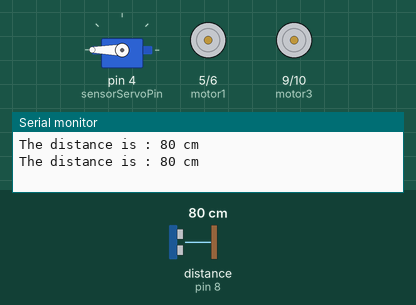
Bench run of a sketch on a simulated Arduino Uno, built with avr-gcc and run on an emulated ATmega328P. On the bench: servo, motor-driver pin pairs drawn as motors (green arrow = first pin HIGH = forward, orange = second pin HIGH = backward, longer = more drive), the last lines printed to the serial monitor. Wiring (inferred from the names in the program): ultrasonic range finder: trigger pin 7; echo pin 8. The test bench sets the inputs (shaded band); at power-on: distance to the obstacle (sensor on pin 8) 80 cm. The echo pulse lasts 58.3 µs per cm.

Above: at 3.4 s.
3.5 s: distance to the obstacle (sensor on pin 8) set to 63 cm
7.0 s: distance to the obstacle (sensor on pin 8) set to 58 cm
At 8.4 s:
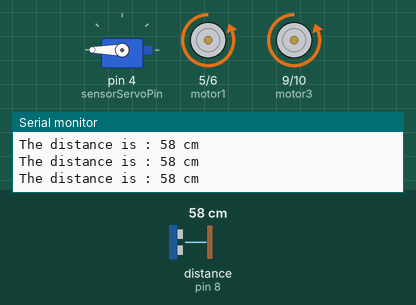
8.7 s: distance to the obstacle (sensor on pin 8) set to 46 cm
10.2 s: distance to the obstacle (sensor on pin 8) set to 35 cm
At 11.2 s:
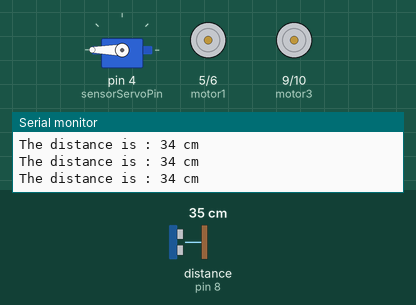
11.7 s: distance to the obstacle (sensor on pin 8) set to 2 cm
At 12.7 s:
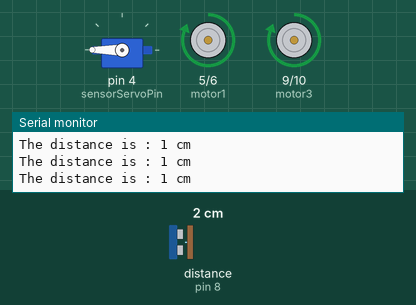
13.4 s: distance to the obstacle (sensor on pin 8) set to 60 cm
At 14.5 s:
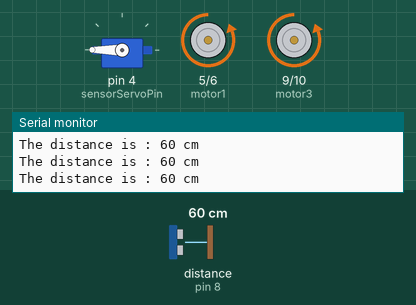
Timing chart, 0 to 15.9 s (numbered marks = the images above; inputs shaded):
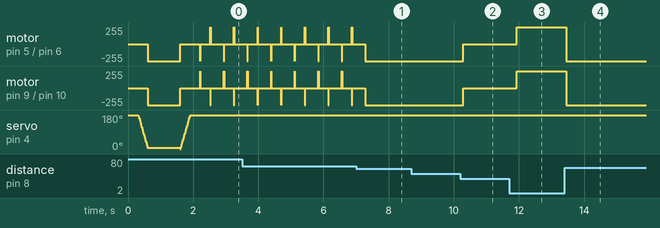

Measured:
- the behaviour switches between 61 and 60 cm on distance to the obstacle (sensor on pin 8) (found by bisection; images 0 and 1)
- the behaviour switches between 41 and 40 cm on distance to the obstacle (sensor on pin 8) (found by bisection; images 1 and 2)
- after the input at 7.0 s, motor on pin 5 (motor1) / pin 6 (motor2): goes on until 7.3 s, then stays backward 255/255
- after the input at 10.2 s, motor on pin 5 (motor1) / pin 6 (motor2), motor on pin 9 (motor3) / pin 10 (motor4): backward 255/255 → stopped after 0.10 s
- after the input at 11.7 s, motor on pin 5 (motor1) / pin 6 (motor2), motor on pin 9 (motor3) / pin 10 (motor4): stopped → forward 255/255 after 0.24 s
- after the input at 13.4 s, motor on pin 5 (motor1) / pin 6 (motor2), motor on pin 9 (motor3) / pin 10 (motor4): forward 255/255 → backward 255/255 after 0.05 s
- by itself, motor on pin 5 (motor1) / pin 6 (motor2): repeats every 0.72 s: stopped 0.30 s, forward 255/255 0.01 s, stopped 0.40 s, backward 255/255 0.01 s
- by itself, motor on pin 9 (motor3) / pin 10 (motor4): repeats every 0.72 s: stopped 0.30 s, backward 255/255 0.01 s, stopped 0.40 s, forward 255/255 0.01 s

The sketch:

BullDozer.ino
```cpp
/*on start picks up object, follows person until stopped, drops item, idle.*/
#include <Servo.h>
int sensorServoPin = 4;
int armServoPin = 3;
Servo sensorServo; //initialize servo
Servo armServo;
int echoPin = 8;
int trigPin = 7;
int distance = 0;
int motor1 = 5;
int motor2 = 6;
int motor3 = 9;
int motor4 = 10;
int turnDelay = 10;
int upper = 360;
int lower = 0;
int stopCounter = 0;

void TurnRight(){ //Turn right
  digitalWrite(motor1, HIGH);
  digitalWrite(motor2, LOW);
  digitalWrite(motor3, LOW);
  digitalWrite(motor4, HIGH);
  delay(turnDelay);
  Stop();
}
void TurnLeft(){ //Turn left
  digitalWrite(motor1, LOW);
  digitalWrite(motor2, HIGH);
  digitalWrite(motor3, HIGH);
  digitalWrite(motor4, LOW);
  delay(turnDelay);
  Stop();
}
void Lower(){ //Lower arm
  for (int i = upper; i>lower;i-=6){
    sensorServo.write(i);
    delay(10);
  }
}
void Lift(){ //Lift arm
  for (int i = lower; i<upper;i+=6){
    sensorServo.write(i);
    delay(10);
  }
}
void Forward(){ //Makes the car move forward
  digitalWrite(motor1, LOW);
  digitalWrite(motor2, HIGH);
  digitalWrite(motor3, LOW);
  digitalWrite(motor4, HIGH);
}
void Reverse(){ //Makes the car back up
  digitalWrite(motor1, HIGH);
  digitalWrite(motor2, LOW);
  digitalWrite(motor3, HIGH);
  digitalWrite(motor4, LOW);
}
void Stop(){ //Stops the car
  digitalWrite(motor1, LOW);
  digitalWrite(motor2, LOW);
  digitalWrite(motor3, LOW);
  digitalWrite(motor4, LOW);
}
void ReadDistance(){ //Reads distance on command
  digitalWrite(trigPin, HIGH);
  delayMicroseconds(10);
  digitalWrite(trigPin, LOW);
  distance = pulseIn(echoPin, HIGH);
  distance = distance / 58;
  Serial.print("The distance is : ");
  Serial.print(distance);
  Serial.print(" cm\n");
}

void setup(){
  Serial.begin(9600);
  pinMode(echoPin, INPUT);
  pinMode(trigPin, OUTPUT);
  pinMode(motor1, OUTPUT);
  pinMode(motor2, OUTPUT);
  pinMode(motor3, OUTPUT);
  pinMode(motor4, OUTPUT);
  pinMode(sensorServoPin, OUTPUT);
  sensorServo.attach(sensorServoPin);

  sensorServo.write(upper);
  Stop();

  //Picks up object before following person
  Lower();
  Forward();
  delay(1000);
  Stop();
  Lift();
}

void loop(){
  ReadDistance();
  if (distance < 20){
    Reverse();
  }
  else if (distance < 40){
    stopCounter = 1;
    Stop();
    while((distance < 40) && (distance > 20) && (stopCounter < 50)){
      ReadDistance();
      delay(100);
      stopCounter++;
      if (stopCounter == 100){
        Lower();
        delay(30000);
        Lift();
      }
    }
  }
  else if (distance <= 60){
    Forward();
  }
  else if (distance > 60){ //If distance is greater than 30, continuously look left and right something.
    TurnLeft();
    delay(100);
    ReadDistance;
    delay(200);
    if (distance < 60){TurnLeft(); TurnLeft(); TurnLeft();}
    TurnRight; TurnRight();
    delay(100);
    ReadDistance;
    delay(200);
  }
  delay(100);
}
```
